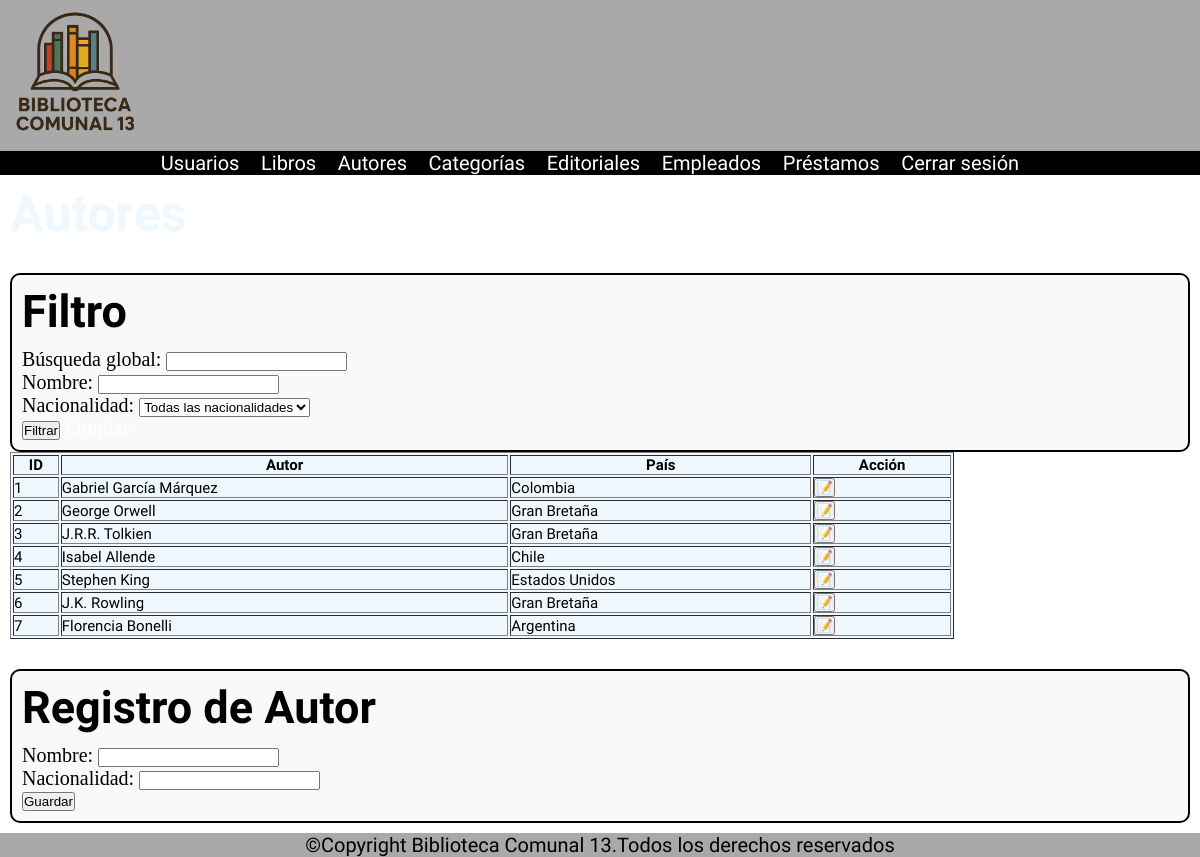
/autores/lista/, run on the app's committed database.
### apps/autores/models.py (models this page shows, shortened)
class Autor(models.Model):
    nombre = models.CharField(max_length=100, null=False, blank=False, db_column='nombre_autor')
    nacionalidad = models.CharField(max_length=50)

### apps/autores/views.py (the view, shortened to what this page needs)
# urls.py: path('lista/', lista_autores, name='lista_autores'),
def lista_autores(request):
    filtro_form = FiltroAutorForm(request.GET or None)
    autores = Autor.objects.all()
    if request.method == 'POST':
        form = AutorForm(request.POST)
        if form.is_valid():
            form.save()
            return redirect('lista_autores')
    else:
        form = AutorForm()
    return render(request, 'autores.html', {'form': form, 'autores': autores, 'filtro_form': filtro_form})

### apps/autores/forms.py
class AutorForm(forms.ModelForm):
    class Meta:
        model = Autor
        fields = ['nombre', 'nacionalidad']

class FiltroAutorForm(forms.Form):
    q = forms.CharField(label='Búsqueda global', required=False)
    nombre = forms.CharField(label='Nombre', required=False)
    nacionalidad = forms.ChoiceField(label='Nacionalidad', required=False)
    def __init__(self, *args, **kwargs):
        super().__init__(*args, **kwargs)
        nacionalidades = Autor.objects.values_list('nacionalidad', flat=True).distinct()
        opciones = [('', 'Todas las nacionalidades')] + [(n, n) for n in nacionalidades if n]
        self.fields['nacionalidad'].choices = opciones

### templates/autores.html (shortened to what this page needs)
{% load static %}
<!DOCTYPE html>
<html lang="en">
<head>
    <link rel="stylesheet" href="{% static 'css/styles.css' %}">
</head>
<body>
  <header>
    <img src="{% static './multimedia/logo_BC13.png' %}" width="150">
  </header>
  <nav class="nav__flex font__white">
    <ul class="bona-nova-sc-regular">
      <li><a href="{% url 'lista_usuarios' %}">Usuarios</a></li>
      <li><a href="{% url 'lista_libros' %}">Libros</a></li>
      <li><a href="{% url 'lista_autores' %}">Autores</a></li>
      <li><a href="{% url 'lista_categorias' %}">Categorías</a></li>
      <li><a href="{% url 'lista_editoriales' %}">Editoriales</a></li>
      <li><a href="{% url 'lista_empleados' %}">Empleados</a></li>
      <li><a href="{% url 'lista_prestamos' %}">Préstamos</a></li>
      <li><a href="{% url 'index' %}">Cerrar sesión</a></li>
    </ul>
  </nav>
  <main>
    <h1 class="bona-nova-sc-bold font__white">Autores</h1>
    <div class="register__alldata">
      <h2 class="bona-nova-sc-bold">Filtro</h2>
      <form method="get">
  {{ filtro_form.as_p }}
  <button type="submit">Filtrar</button>
  <a href="{% url 'lista_autores' %}">Limpiar</a>
</form>
    </div>
    <table border="1" class="bona-nova-sc-regular">
  <thead>
    <tr>
      <th><strong>ID</strong></th>
      <th><strong>Autor</strong></th>
      <th><strong>País</strong></th>
      <th><strong>Acción</strong></th>
    </tr>
  </thead>
  <tbody>
    {%for autor in autores%}
    <tr>
      <td>{{autor.id}}</td>
      <td>{{autor.nombre}}</td>
      <td>{{autor.nacionalidad}}</td>
      <td>
        <button class="open-modal-btn" data-id="{{ autor.id }}"> 📝 </button>
      </td>
    </tr>
    {% endfor %}
  </tbody>
</table>
<div class="register__alldata">
  <h2 class="bona-nova-sc-bold">Registro de Autor</h2>
  <form method="post">
      {{ form.as_p }}
      <button type="submit">Guardar</button>
  </form>
</div>
  </main>
  <footer>
    <p class="bona-nova-sc-regular align__center">©Copyright Biblioteca Comunal 13.Todos los derechos reservados</p>
  </footer>
</body>
</html>

### static/css/styles.css (style rules this page uses)
* { margin: 0px; padding: 0px; }
html, body { width: 100%; height: 100%; margin: 0; font-size: 62.5%; background-image: url("../multimedia/background.jpg"); background-size: cover; }
main { flex: 1; padding: 1rem; }
header,footer { background-color: darkgrey; }
nav { background-color: black; height: auto; }
.align__center { text-align: center; }
p { font-size: 2rem; }
h1 { font-size: 5rem; }
h2 { font-size: 4.5rem; }
form { margin-top: 1rem; font-size: 1.8rem; }
table { background-color: aliceblue; width: 80%; }
td, th { font-size: 1.5rem; }
.font__white { color: aliceblue; }
.nav__flex { display: flex; justify-content: space-around; align-items: center; }
a { text-decoration: none; color: white; font-size: 2rem; }
ul > li { list-style: none; display: inline; margin-right: 20px; }
.register__alldata { margin-top: 3rem; padding: 1rem; border: 2px solid black; border-radius: 1rem; background-color: #f9f9f9; width: auto; }
.bona-nova-sc-regular { font-family: "Bona Nova SC", serif; font-weight: 400; font-style: normal; }
.bona-nova-sc-bold { font-family: "Bona Nova SC", serif; font-weight: 700; font-style: normal; }
@media (min-width: 1024px) and (max-width: 1279px) { .nav__flex { flex-direction: row; justify-content: space-around; } }
@media (min-width: 1024px) and (max-width: 1279px) { a { font-size: 2rem; } }
@media (min-width: 1024px) and (max-width: 1279px) { table { width: 80%; } }
@media (min-width: 1024px) and (max-width: 1279px) { header img { width: 150px; } }

### data on the page
Autor: id "1", nombre "Gabriel García Márquez", nacionalidad "Colombia"
Autor: id "2", nombre "George Orwell", nacionalidad "Gran Bretaña"
Autor: id "3", nombre "J.R.R. Tolkien", nacionalidad "Gran Bretaña"
Autor: id "4", nombre "Isabel Allende", nacionalidad "Chile"
Autor: id "5", nombre "Stephen King", nacionalidad "Estados Unidos"
Autor: id "6", nombre "J.K. Rowling", nacionalidad "Gran Bretaña"
Autor: id "7", nombre "Florencia Bonelli", nacionalidad "Argentina"
